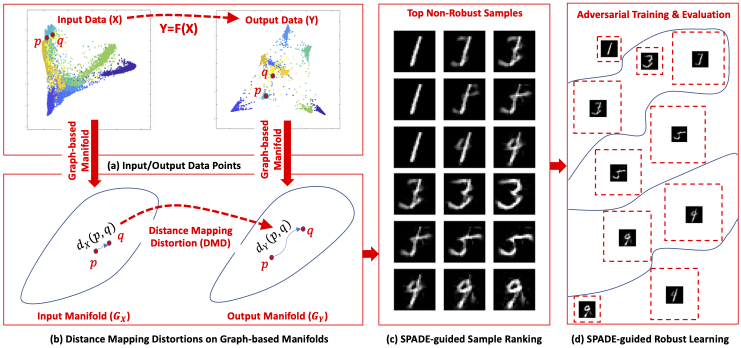
#> input picture images/SPADE.png, 1481 x 696 px (shown at 1/2 size)
$ python build_research_covers.py
#> lines starting #> are read from the running program, lines starting #| are printed output that depends on the picture
"""Recompose supplied research examples into website covers; no model results synthesized.

Run from any directory with Python and Pillow installed. Source PNGs stay in .local;
the final WebP files are the only published artifacts. Illustrative graph/sample
positions explain the methods and must not be presented as experimental outputs.
"""

from pathlib import Path
import hashlib
import math
import random
import urllib.request

from PIL import Image, ImageDraw, ImageFont


ROOT = Path(__file__).resolve().parents[2]
OUTPUT = ROOT / "assets/images/covers"
SOURCES = ROOT / ".local/cover-sources"
SCALE = 2
SIZE = (1200, 675)
PAPER = "#eeeee6"
PANEL = "#f8f7f2"
GREEN = "#234b3e"
SAGE = "#9baa91"
INK = "#242c27"
OCHRE = "#b78b48"
LINE = "#d2d8ca"
FONT_ROOT = Path("C:/Windows/Fonts")


def font(size, bold=False):
    return ImageFont.truetype(str(FONT_ROOT / ("segoeuib.ttf" if bold else "segoeui.ttf")), round(size * SCALE))


def xy(values):
    return tuple(round(x * SCALE) for x in values)


class Canvas:
    def __init__(self):
        self.im = Image.new("RGB", xy(SIZE), PAPER)
        self.d = ImageDraw.Draw(self.im)

    def text(self, x, y, label, size=36, color=GREEN, anchor="mm", bold=False):
        self.d.text(xy((x, y)), label, font=font(size, bold), fill=color, anchor=anchor)

    def line(self, points, color=GREEN, width=2):
        self.d.line([xy(point) for point in points], fill=color, width=round(width * SCALE), joint="curve")

    def circle(self, x, y, radius, fill, outline=None, width=1):
        self.d.ellipse(xy((x-radius, y-radius, x+radius, y+radius)), fill=fill,
                       outline=outline, width=round(width*SCALE))

    def box(self, box, fill=PANEL, outline=LINE, radius=18, width=1):
        self.d.rounded_rectangle(xy(box), radius=round(radius*SCALE), fill=fill,
                                outline=outline, width=round(width*SCALE))

    def arrow(self, start, end, color=GREEN, width=3, head=11):
        self.line([start, end], color, width)
        angle = math.atan2(end[1]-start[1], end[0]-start[0])
        left = (end[0]-head*math.cos(angle-.55), end[1]-head*math.sin(angle-.55))
        right = (end[0]-head*math.cos(angle+.55), end[1]-head*math.sin(angle+.55))
        self.line([left, end, right], color, width)

    def paste(self, image, box, resample=Image.Resampling.LANCZOS):
        x, y, width, height = box
        image = image.resize(xy((width, height)), resample=resample)
        self.im.paste(image, xy((x, y)), image if image.mode=="RGBA" else None)

    def save(self, filename):
        OUTPUT.mkdir(parents=True, exist_ok=True)
        self.im.resize(SIZE, Image.Resampling.LANCZOS).save(OUTPUT / filename, quality=96, method=6)


def checked_image(path, expected):
    actual = hashlib.sha256(path.read_bytes()).hexdigest()
    if actual != expected:
        raise ValueError(f"Source identity changed: {path.name}; inspect before updating the expected hash")
    return Image.open(path).convert("RGB")


def build_spade():
    source = checked_image(ROOT / "images/SPADE.png",
        "d0b3fe61f5f94835de1b7959eaf0745d8e571886ba3bae3dea38d1e60924258a")
    c = Canvas()
#> in __init__, `self.im = Image.new("RGB", xy(SIZE), PAPER)`:
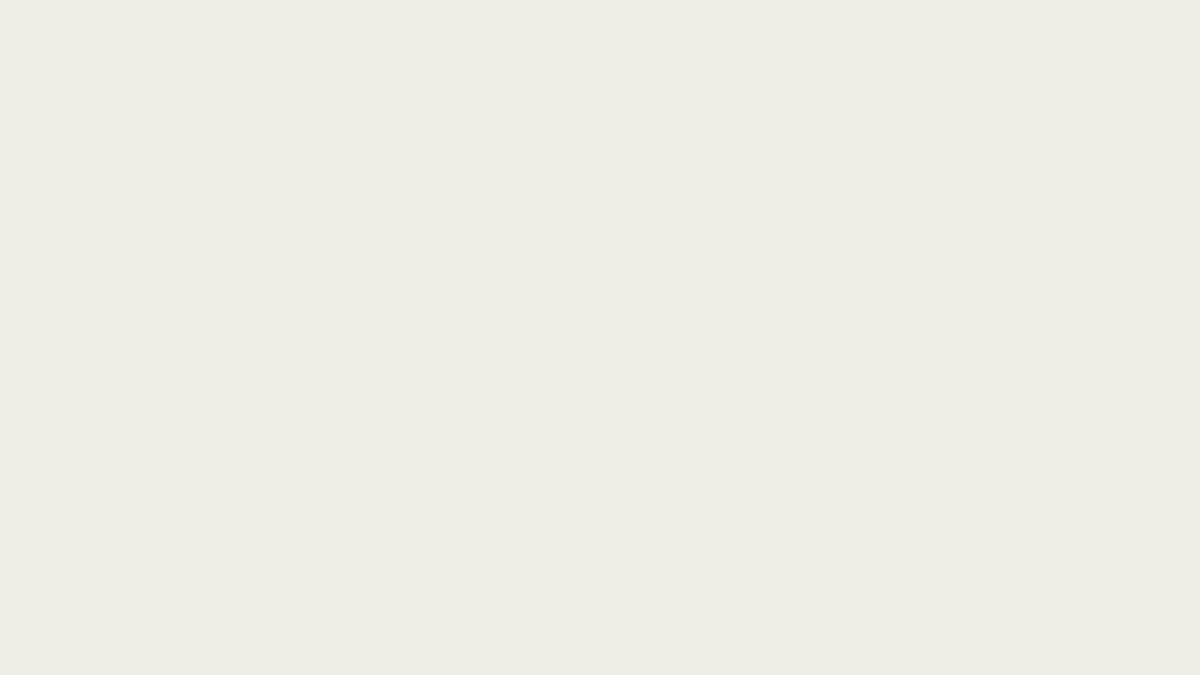
#> self.im: PIL image 2400x1350 RGB (shown at 1/2 size); mean R, G, B 238, 238, 230
    c.text(205, 87, "Input images", 38)
    c.text(602, 87, "Model sensitivity", 38)
    c.text(1004, 87, "Fragile examples", 36)
    # Exact source digit examples from the published non-robust-sample panel.
    cols = [787, 887, 987]
    rows = [62, 157, 253]
    tiles = [source.crop((x, y, x+83, y+83)) for y in rows for x in cols]
#> tiles = 9 items
    for i, tile in enumerate(tiles):
        x = 60 + (i % 3) * 103
        y = 205 + (i // 3) * 110
        c.box((x-5, y-5, x+93, y+93), fill=PANEL, radius=10)
        c.paste(tile, (x, y, 88, 88), Image.Resampling.NEAREST)
#> this loop made 9 passes
#> pass 1, in paste, `image = image.resize(xy((width, height)), resample=resample)`:
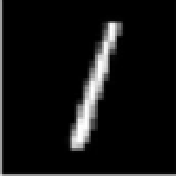
#> image: PIL image 176x176 RGB; mean R, G, B 17.8, 17.8, 17.8
#> pass 2, in paste (call 2), `image = image.resize(xy((width, height)), resample=resample)`:
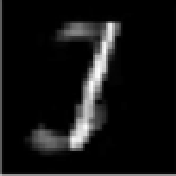
#> image: PIL image 176x176 RGB; mean R, G, B 20.1, 20.1, 20.1
#> pass 3, in paste (call 3), `image = image.resize(xy((width, height)), resample=resample)`:
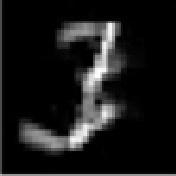
#> image: PIL image 176x176 RGB; mean R, G, B 25, 25, 25
    c.arrow((378, 360), (425, 360))
    # Original schematic graph, deliberately without numeric scores/ranking.
    nodes = [(471,293), (548,229), (634,245), (723,292), (480,393),
             (568,332), (657,348), (723,420), (536,476), (626,479)]
    edges = [(0,1),(0,4),(0,5),(1,2),(1,5),(2,3),(2,5),(2,6),
             (3,6),(3,7),(4,5),(4,8),(5,6),(5,8),(5,9),(6,7),(6,9),(7,9),(8,9)]
    for a,b in edges:
        c.line([nodes[a], nodes[b]], color="#b6c2ad", width=2)
    for a,b in [(1,5),(5,6),(6,7)]:
        c.line([nodes[a],nodes[b]], color=OCHRE, width=3)
    for i,(x,y) in enumerate(nodes):
        c.circle(x,y,11, GREEN if i not in [1,5,6] else OCHRE, PAPER, 2)
    for i in [1,5,6]:
        x,y=nodes[i]
        c.circle(x,y,23,None,OCHRE,1)
    c.arrow((773, 360), (824, 360))
    # Selected examples are all taken from the same non-robust source grid.
    for i, tile in enumerate([tiles[0], tiles[2], tiles[7]]):
        x,y=920,164+i*142
        c.box((x-10,y-10,x+126,y+126), fill="#e9dfc9", outline=OCHRE, radius=14, width=2)
        c.paste(tile,(x,y,116,116), Image.Resampling.NEAREST)
#> this loop made 3 passes
#> pass 2, in paste (call 11), `image = image.resize(xy((width, height)), resample=resample)`:
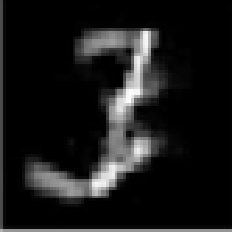
#> image: PIL image 232x232 RGB; mean R, G, B 25.4, 25.4, 25.4
#> pass 3, in paste (call 12), `image = image.resize(xy((width, height)), resample=resample)`:
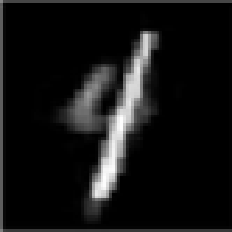
#> image: PIL image 232x232 RGB; mean R, G, B 20.2, 20.2, 20.2
    c.line([(60,601),(1140,601)],color=LINE,width=1)
    c.text(600,631,"Find vulnerable inputs before relying on a model",27,color="#586650")
    c.save("spade.webp")
#> in save, `self.im.resize(SIZE, Image.Resampling.LANCZOS).save(OUTPUT / filename,..`:
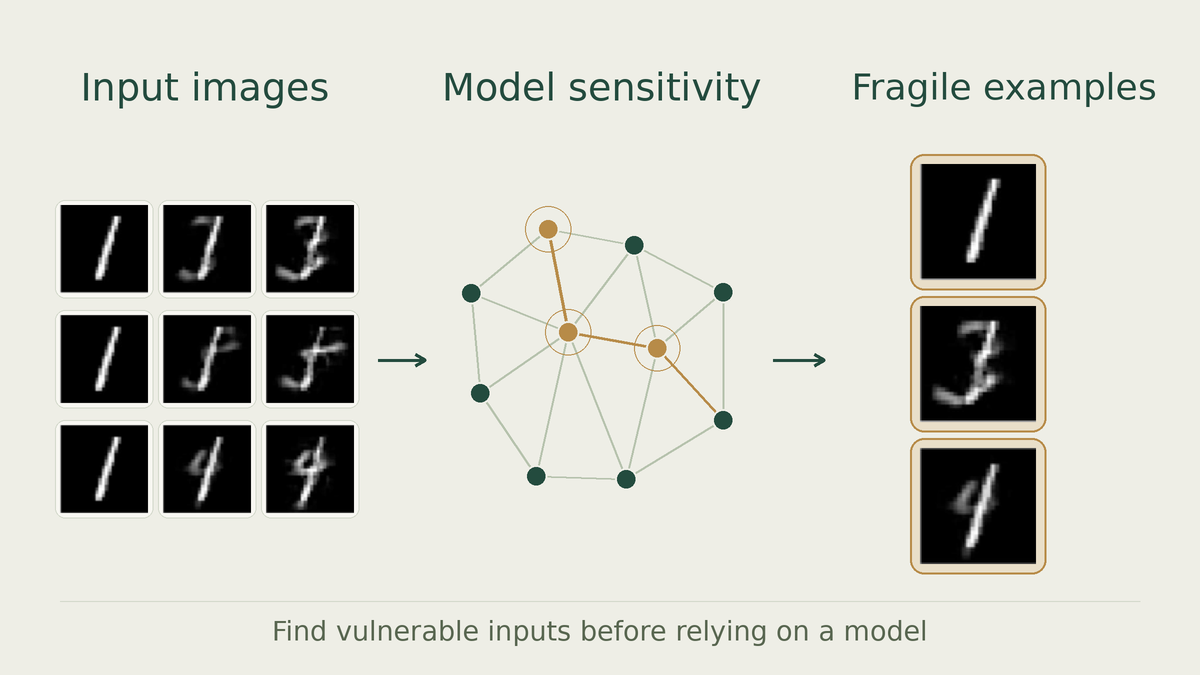
#> saved as spade.webp: PIL image 1200x675 RGB; mean R, G, B 204.9, 205.1, 197.4


# [44 lines left out: functions domain_mask, flow_domain, not called in this run]


def build_sgm():
    source_path=SOURCES/"sgm-pinn-pressure-errors.png"
    if not source_path.exists():
        SOURCES.mkdir(parents=True,exist_ok=True)
        urllib.request.urlretrieve("https://arxiv.org/html/2407.07358v1/results/Pressure_Vis_AR_1.0.png",source_path)
#> (this line was passed over: the network is not available in this run)
    source=checked_image(source_path,
        "b3f8368702cdc8bcfa23f39c5d8bb033a430cbfac0112a5454be74e5733759e8")
    c=Canvas()
    c.text(291,74,"Flow-domain points",37)
    c.text(291,389,"Informative subset",37)
    c.text(879,74,"Pressure error",38)
    flow_domain(c,291,210,selected=False)
    c.arrow((291,309),(291,344),width=3)
    flow_domain(c,291,502,selected=True)
    c.arrow((527,501),(578,501),width=3)
    c.line([(578,501),(578,339),(623,339)],GREEN,3)
    c.arrow((607,339),(637,339),width=3)
    # Crop the measured field out of its screenshot frame. A domain mask removes
    # only the slate page background/text; all retained field colors come from
    # the source image, not a synthetic simulation or a re-inferred color scale.
    c.box((637,173,1140,526),fill=PANEL,outline=LINE,radius=18)
    field=source.crop((26,20,495,162)).convert("RGBA")
    mask=Image.new("L",field.size,0)
    md=ImageDraw.Draw(mask)
    md.rectangle((0,35,468,105),fill=255)
    md.ellipse((165,0,306,141),fill=255)
    md.ellipse((200,37,268,105),fill=0)
    # Remove residual frame pixels at the screenshot's antialiased boundary.
    # The slate background is distinct from every color on the field scale.
    background=source.getpixel((10,190))
    for y in range(field.height):
        for x in range(field.width):
            pixel=field.getpixel((x,y))[:3]
            if max(abs(a-b) for a,b in zip(pixel,background))<16:
                mask.putpixel((x,y),0)
    field.putalpha(mask)
    c.paste(field,(658,255,402,122))
    c.text(850,215,"SGM-S · 350K iterations",27,color=GREEN)
    # Original complete vertical color ramp (low .01 to high .07), resized only.
    colorbar=source.crop((525,29,563,601))
    c.paste(colorbar,(1080,254,17,190))
    c.text(1089,225,"0.07",23,color=GREEN)
    c.text(1089,470,"0.01",23,color=GREEN)
    c.text(850,430,"Absolute pressure error",27,color=GREEN)
    c.text(850,471,"Published result · 4.1 h",24,color="#586650")
    c.line([(60,608),(1140,608)],color=LINE,width=1)
    c.text(600,638,"Focus training on informative parts of the flow",27,color="#586650")
    c.save("sgm-pinn.webp")


if __name__=="__main__":
    build_spade()
#> (the run stopped early here; a loop or call above may not have finished)
